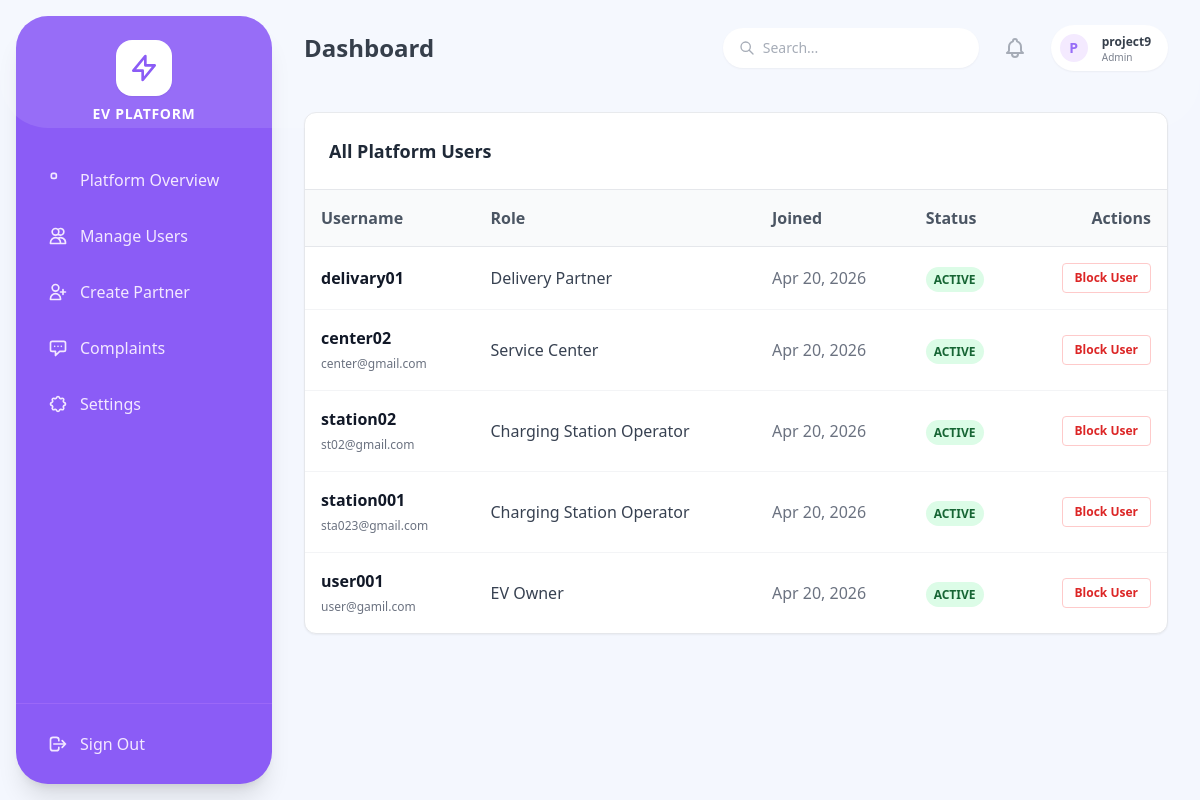
Page /platform-admin/users/ (signed in) on the committed database.
### accounts/models.py (models this page shows, shortened)
class User(AbstractUser):
    class RoleChoices(models.TextChoices):
        ADMIN = 'ADMIN', 'Admin'
        EV_OWNER = 'EV_OWNER', 'EV Owner'
        STATION_OPERATOR = 'STATION_OPERATOR', 'Charging Station Operator'
        SERVICE_CENTER = 'SERVICE_CENTER', 'Service Center'
        DELIVERY_PARTNER = 'DELIVERY_PARTNER', 'Delivery Partner'
    role = models.CharField(max_length=20, choices=RoleChoices.choices, default=RoleChoices.EV_OWNER)
    phone_number = models.CharField(max_length=15, unique=True, blank=True, null=True)
    is_approved = models.BooleanField(default=False)
    email_verified = models.BooleanField(default=False) # For optional email verification

### admin_module/views.py (the view)
# urls.py: path('users/', views.user_management, name='user_management'),
@login_required
@role_required('ADMIN')
def user_management(request):
    users_list = User.objects.exclude(id=request.user.id).order_by('-date_joined')
    search_query = request.GET.get('q', '')
    if search_query:
        users_list = users_list.filter(
            Q(username__icontains=search_query) |
            Q(email__icontains=search_query)
        )
    role_filter = request.GET.get('role', '')
    if role_filter:
        users_list = users_list.filter(role=role_filter)
    paginator = Paginator(users_list, 15)
    page_number = request.GET.get('page')
    users = paginator.get_page(page_number)
    context = {
        'users': users,
        'search_query': search_query,
        'role_filter': role_filter,
        'roles': User.RoleChoices.choices,
    }
    return render(request, 'admin_module/users.html', context)

### notifications/context_processors.py (called while the page is built)
def unread_count(request):
    if request.user.is_authenticated:
        count = request.user.notifications.filter(is_read=False).count()
        return {'unread_notifications_count': count}
    return {'unread_notifications_count': 0}

### admin_module/templates/admin_module/users.html (shortened to what this page needs)
{% extends 'base.html' %}
{% block content %}
<div class="bg-white rounded-xl shadow-sm border border-gray-200 overflow-hidden">
    <div class="p-6 border-b border-gray-200 flex justify-between items-center">
        <h3 class="font-bold text-lg">All Platform Users</h3>
    </div>
    <div class="overflow-x-auto">
        <table class="w-full text-left whitespace-nowrap">
            <thead class="bg-gray-50 border-b border-gray-200">
                <tr>
                    <th class="p-4 font-semibold text-gray-600">Username</th>
                    <th class="p-4 font-semibold text-gray-600">Role</th>
                    <th class="p-4 font-semibold text-gray-600">Joined</th>
                    <th class="p-4 font-semibold text-gray-600">Status</th>
                    <th class="p-4 font-semibold text-gray-600 text-right">Actions</th>
                </tr>
            </thead>
            <tbody class="divide-y divide-gray-100">
                {% for target_user in users %}
                <tr class="hover:bg-gray-50 {% if not target_user.is_active %}bg-red-50{% endif %}">
                    <td class="p-4 font-bold text-gray-900">
                        {{ target_user.username }}<br>
                        <span class="text-xs text-gray-500 font-normal">{{ target_user.email }}</span>
                    </td>
                    <td class="p-4 text-gray-700">{{ target_user.get_role_display }}</td>
                    <td class="p-4 text-gray-500">{{ target_user.date_joined|date:"M d, Y" }}</td>
                    <td class="p-4">
                        {% if target_user.is_active %}
                            <span class="px-2 py-1 text-xs rounded-full font-bold uppercase bg-green-100 text-green-800">Active</span>
                        {% else %}
                            <span class="px-2 py-1 text-xs rounded-full font-bold uppercase bg-red-100 text-red-800">Blocked</span>
                        {% endif %}
                    </td>
                    <td class="p-4 text-right">
                        <form method="post" action="{% url 'toggle_user_status' target_user.id %}">
                            {% if target_user.is_active %}
                                <button type="submit" onclick="return confirm('Are you sure you want to block this user?');" class="text-xs border border-red-200 text-red-600 px-3 py-1.5 rounded font-bold hover:bg-red-50 transition">Block User</button>
                            {% else %}
                                <button type="submit" class="text-xs bg-green-600 text-white px-3 py-1.5 rounded font-bold hover:bg-green-700 transition">Unblock User</button>
                            {% endif %}
                        </form>
                    </td>
                </tr>
                {% endfor %}
            </tbody>
        </table>
    </div>
</div>
{% endblock %}

### templates/base.html (shortened to what this page needs)
<!DOCTYPE html>
<html lang="en">
<head>
    <script src="https://cdn.tailwindcss.com"></script>
</head>
<body class="flex h-screen font-sans text-gray-800 antialiased overflow-hidden">
    <aside id="mobile-sidebar" class="fixed md:static inset-y-0 left-0 z-50 w-64 bg-[#8b5cf6] text-white flex flex-col sidebar-hidden md:transform-none md:my-4 md:ml-4 md:rounded-[2rem] shadow-xl overflow-hidden">
        <div class="flex items-center justify-between md:justify-center mt-6 mb-8 px-6 md:px-0 z-10">
            <div class="flex flex-col items-center">
                <div class="bg-white text-[#8b5cf6] p-3 rounded-2xl mb-2 shadow-sm flex items-center justify-center">
                    <svg class="h-8 w-8" fill="none" stroke="currentColor" viewBox="0 0 24 24"><path stroke-linecap="round" stroke-linejoin="round" stroke-width="2" d="M13 10V3L4 14h7v7l9-11h-7z"></path></svg>
                </div>
                <h2 class="font-bold tracking-wider text-sm uppercase hidden md:block">EV Platform</h2>
            </div>
        </div>
        <nav class="flex-1 px-4 overflow-y-auto hide-scrollbar z-10 pb-4">
            <ul class="space-y-2">
                {% if request.user.role == 'EV_OWNER' %}
                <li><a href="{% url 'owner_dashboard' %}" class="flex items-center space-x-3 px-4 py-3 rounded-xl text-purple-100 hover:bg-white hover:bg-opacity-10 transition font-medium"><svg class="w-5 h-5" fill="none" stroke="currentColor" viewBox="0 0 24 24"><path stroke-linecap="round" stroke-linejoin="round" stroke-width="2" d="M4 6a2 2 0 012-2h2a2 2 0 012 2v2a2 2 0 01-2 2H6a2 2 0 01-2-2V6zM14 6a2 2 0 012-2h2a2 2 0 012 2v2a2 2 0 01-2 2h-2a2 2 0 01-2-2V6z"></path></svg><span>Dashboard</span></a></li>
                <li><a href="{% url 'owner_vehicle_list' %}" class="flex items-center space-x-3 px-4 py-3 rounded-xl text-purple-100 hover:bg-white hover:bg-opacity-10 transition font-medium"><svg class="w-5 h-5" fill="none" stroke="currentColor" viewBox="0 0 24 24"><path stroke-linecap="round" stroke-linejoin="round" stroke-width="2" d="M3 10h18M7 15h1m4 0h1m-7 4h12a3 3 0 003-3V8a3 3 0 00-3-3H6a3 3 0 00-3 3v8a3 3 0 003 3z"></path></svg><span>My Vehicles</span></a></li>
                <li><a href="{% url 'browse_stations' %}" class="flex items-center space-x-3 px-4 py-3 rounded-xl text-purple-100 hover:bg-white hover:bg-opacity-10 transition font-medium"><svg class="w-5 h-5" fill="none" stroke="currentColor" viewBox="0 0 24 24"><path stroke-linecap="round" stroke-linejoin="round" stroke-width="2" d="M17.657 16.657L13.414 20.9a1.998 1.998 0 01-2.827 0l-4.244-4.243a8 8 0 1111.314 0z"></path></svg><span>Find Stations</span></a></li>
                <li><a href="{% url 'booking_list' %}" class="flex items-center space-x-3 px-4 py-3 rounded-xl text-purple-100 hover:bg-white hover:bg-opacity-10 transition font-medium"><svg class="w-5 h-5" fill="none" stroke="currentColor" viewBox="0 0 24 24"><path stroke-linecap="round" stroke-linejoin="round" stroke-width="2" d="M8 7V3m8 4V3m-9 8h10M5 21h14a2 2 0 002-2V7a2 2 0 00-2-2H5a2 2 0 00-2 2v12a2 2 0 002 2z"></path></svg><span>My Bookings</span></a></li>
                <li><a href="{% url 'owner_service_dashboard' %}" class="flex items-center space-x-3 px-4 py-3 rounded-xl text-purple-100 hover:bg-white hover:bg-opacity-10 transition font-medium"><svg class="w-5 h-5" fill="none" stroke="currentColor" viewBox="0 0 24 24"><path stroke-linecap="round" stroke-linejoin="round" stroke-width="2" d="M10.325 4.317c.426-1.756 2.924-1.756 3.35 0a1.724 1.724 0 002.573 1.066c1.543-.94 3.31.826 2.37 2.37a1.724 1.724 0 001.065 2.572c1.756.426 1.756 2.924 0 3.35a1.724 1.724 0 00-1.066 2.573c.94 1.543-.826 3.31-2.37 2.37a1.724 1.724 0 00-2.572 1.065c-.426 1.756-2.924 1.756-3.35 0a1.724 1.724 0 00-2.573-1.066c-1.543.94-3.31-.826-2.37-2.37a1.724 1.724 0 00-1.065-2.572c-1.756-.426-1.756-2.924 0-3.35a1.724 1.724 0 001.066-2.573c-.94-1.543.826-3.31 2.37-2.37.996.608 2.296.07 2.572-1.065z"></path></svg><span>My Repairs</span></a></li>
                {% elif request.user.role == 'ADMIN' %}
                <li><a href="#" class="flex items-center space-x-3 px-4 py-3 rounded-xl text-purple-100 hover:bg-white hover:bg-opacity-10 transition font-medium"><svg class="w-5 h-5" fill="none" stroke="currentColor" viewBox="0 0 24 24"><path stroke-linecap="round" stroke-linejoin="round" stroke-width="2" d="M4 6a2 2 0 012-2h2a2 2 0 012 2v2a2 2 0 01-2 2H6a2 2 0 01-2-2V6z"></path></svg><span>Platform Overview</span></a></li>
                <li><a href="#" class="flex items-center space-x-3 px-4 py-3 rounded-xl text-purple-100 hover:bg-white hover:bg-opacity-10 transition font-medium"><svg class="w-5 h-5" fill="none" stroke="currentColor" viewBox="0 0 24 24"><path stroke-linecap="round" stroke-linejoin="round" stroke-width="2" d="M12 4.354a4 4 0 110 5.292M15 21H3v-1a6 6 0 0112 0v1zm0 0h6v-1a6 6 0 00-9-5.197M13 7a4 4 0 11-8 0 4 4 0 018 0z"></path></svg><span>Manage Users</span></a></li>
                <li><a href="{% url 'admin_create_user' %}" class="flex items-center space-x-3 px-4 py-3 rounded-xl text-purple-100 hover:bg-white hover:bg-opacity-10 transition font-medium"><svg class="w-5 h-5" fill="none" stroke="currentColor" viewBox="0 0 24 24"><path stroke-linecap="round" stroke-linejoin="round" stroke-width="2" d="M18 9v3m0 0v3m0-3h3m-3 0h-3m-2-5a4 4 0 11-8 0 4 4 0 018 0zM3 20a6 6 0 0112 0v1H3v-1z"></path></svg><span>Create Partner</span></a></li>
                <li><a href="#" class="flex items-center space-x-3 px-4 py-3 rounded-xl text-purple-100 hover:bg-white hover:bg-opacity-10 transition font-medium"><svg class="w-5 h-5" fill="none" stroke="currentColor" viewBox="0 0 24 24"><path stroke-linecap="round" stroke-linejoin="round" stroke-width="2" d="M8 10h.01M12 10h.01M16 10h.01M9 16H5a2 2 0 01-2-2V6a2 2 0 012-2h14a2 2 0 012 2v8a2 2 0 01-2 2h-5l-5 5v-5z"></path></svg><span>Complaints</span></a></li>
                <li><a href="#" class="flex items-center space-x-3 px-4 py-3 rounded-xl text-purple-100 hover:bg-white hover:bg-opacity-10 transition font-medium"><span>Settings</span></a></li>
                {% endif %}
            </ul>
        </nav>
        <div class="p-4 z-10 border-t border-purple-400 border-opacity-30">
            <form method="post" action="{% url 'logout' %}">
                <button type="submit" class="w-full flex items-center space-x-3 px-4 py-3 rounded-xl text-purple-100 hover:bg-white hover:text-red-500 hover:bg-opacity-10 transition font-medium">
                    <svg class="w-5 h-5" fill="none" stroke="currentColor" viewBox="0 0 24 24"><path stroke-linecap="round" stroke-linejoin="round" stroke-width="2" d="M17 16l4-4m0 0l-4-4m4 4H7m6 4v1a3 3 0 01-3 3H6a3 3 0 01-3-3V7a3 3 0 013-3h4a3 3 0 013 3v1"></path></svg>
                    <span>Sign Out</span>
                </button>
            </form>
        </div>
    </aside>
    <div class="flex-1 flex flex-col h-full overflow-hidden">
        <header class="h-20 bg-transparent flex items-center justify-between px-4 md:px-8 z-10 pt-4 md:pt-6 pb-2">
            <div class="flex items-center">
                <h1 class="text-xl md:text-2xl font-bold text-gray-800 truncate">
                    {% block header_title %}Dashboard{% endblock %}
                </h1>
            </div>
            <div class="flex items-center space-x-3 md:space-x-6">
                <div class="hidden lg:block relative w-64">
                    <input type="text" placeholder="Search..." class="w-full bg-white rounded-full py-2.5 pl-10 pr-4 shadow-sm border-none focus:ring-2 focus:ring-[#8b5cf6] text-sm text-gray-600 outline-none">
                    <svg class="w-4 h-4 text-gray-400 absolute left-4 top-3" fill="none" stroke="currentColor" viewBox="0 0 24 24"><path stroke-linecap="round" stroke-linejoin="round" stroke-width="2" d="M21 21l-6-6m2-5a7 7 0 11-14 0 7 7 0 0114 0z"></path></svg>
                </div>
                <div class="relative group">
                    <a href="{% url 'notification_list' %}" class="relative p-2 text-gray-400 hover:text-gray-500">
                    </a>
                </div>
                <a href="{% url 'profile_view' %}" class="flex items-center space-x-3 bg-white pl-1.5 pr-4 py-1.5 rounded-full shadow-sm border border-gray-100 hover:bg-purple-50 transition border-transparent hover:border-purple-200 cursor-pointer group">
                    <div class="h-8 w-8 rounded-full bg-purple-100 flex items-center justify-center text-[#8b5cf6] font-bold uppercase text-sm border-2 border-white">
                        {{ request.user.username|make_list|first }}
                    </div>
                    <div class="hidden md:block text-left">
                        <p class="text-xs font-bold text-gray-800 group-hover:text-[#8b5cf6] transition">{{ request.user.get_full_name|default:request.user.username }}</p>
                        <p class="text-[10px] text-gray-500 leading-none mt-0.5">{{ request.user.get_role_display }}</p>
                    </div>
                </a>
            </div>
        </header>
        <main class="flex-1 overflow-x-hidden overflow-y-auto p-4 md:p-8 hide-scrollbar">
            {% block content %}
            {% endblock %}
        </main>
    </div>
</body>
</html>

### templates/base.html (style rules this page uses)
body { font-family: 'Poppins', sans-serif; background-color: #f4f7fe; }
#mobile-sidebar { transition: transform 0.3s ease-in-out; }
.sidebar-hidden { transform: translateX(-100%); }
.hide-scrollbar { -ms-overflow-style: none; scrollbar-width: none; }

### rows in the picture
User: user.username|make_list "P", user.get_full_name "project9", user.role "Admin"
User: username "delivary01", role "Delivery Partner", date_joined "Apr 20, 2026", is_active "ACTIVE"
User: username "center02", email "center@gmail.com", role "Service Center", date_joined "Apr 20, 2026", is_active "ACTIVE"
User: username "station02", email "st02@gmail.com", role "Charging Station Operator", date_joined "Apr 20, 2026", is_active "ACTIVE"
User: username "station001", email "sta023@gmail.com", role "Charging Station Operator", date_joined "Apr 20, 2026", is_active "ACTIVE"
User: username "user001", email "user@gamil.com", role "EV Owner", date_joined "Apr 20, 2026", is_active "ACTIVE"
